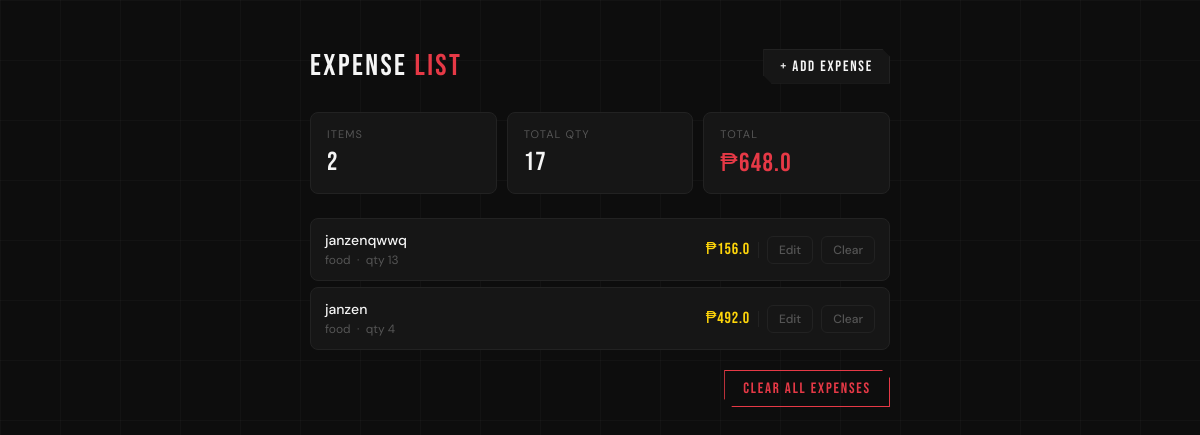
The app's page /list, older data.
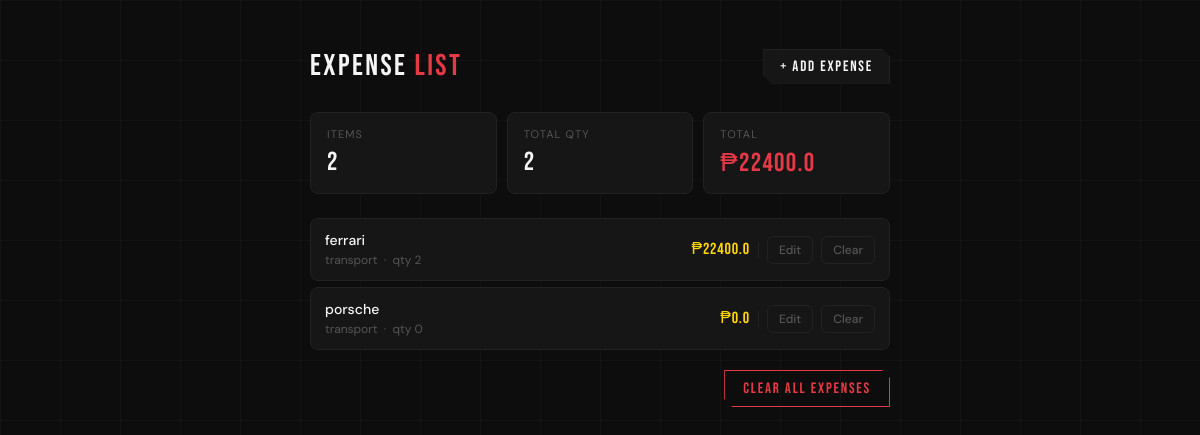
The same page, newer data.
### tables this page shows
CREATE TABLE items (
        item_id TEXT PRIMARY KEY,
        name TEXT,
        brand TEXT,
        ETA TEXT,
        price REAL,
        quantity INTEGER,
        amount REAL
    );

### app.py (the view)
@app.route("/list")
def list_items():
    conn = get_db()
    cursor = conn.cursor()
    cursor.execute("SELECT * FROM items")
    rows = cursor.fetchall()
    conn.close()
    items = [dict(row) for row in rows]
    total = sum(item["amount"] for item in items)
    return render_template("list.html", items=items, total=total)

### app.py (called while the page is built)
def get_db():
    conn = sqlite3.connect("database.db")
    conn.row_factory = sqlite3.Row
    return conn

### templates/list.html (shortened to what this page needs)
<!doctype html>
<html>
  <head>
  </head>
  <body>
    <div class="wrap">
      <div class="top">
        <h1>Expense <span>List</span></h1>
        <a href="/add_items">+ Add Expense</a>
      </div>
      <div class="stats">
        <div class="stat">
          <div class="stat-label">Items</div>
          <div class="stat-value">{{ items | length }}</div>
        </div>
        <div class="stat">
          <div class="stat-label">Total qty</div>
          <div class="stat-value">{{ items | sum(attribute='quantity') }}</div>
        </div>
        <div class="stat">
          <div class="stat-label">Total</div>
          <div class="stat-value">₱{{ total }}</div>
        </div>
      </div>
      <div class="list">
        {% for item in items %}
        <div class="row">
          <div class="row-left">
            <span class="row-name">{{ item.name }}</span>
            <span class="row-meta"
              >{{ item.brand }} &nbsp;·&nbsp; qty {{ item.quantity }}</span
            >
          </div>
          <div class="row-right">
            <span class="row-amount">₱{{ item.amount }}</span>
            <form action="/edit/{{ item['item_id'] }}">
              <button type="submit" class="btn-action">Edit</button>
            </form>
            <form action="/delete/{{ item['item_id'] }}" method="POST">
              <button type="submit" class="btn-action danger">Clear</button>
            </form>
          </div>
        </div>
        {% endfor %}
      </div>
      <div class="footer">
        <form action="/clear" method="POST">
          <button type="submit" class="btn-clear-all">
            Clear All Expenses
          </button>
        </form>
      </div>
    </div>
  </body>
</html>

### templates/list.html (style rules this page uses)
:root { --red: #e63946; --dark: #0d0d0d; --card: #161616; --muted: #555555; --white: #f5f5f5; --accent: #ffd60a; --border: #222222; --hover: #1e1e1e; }
* { box-sizing: border-box; margin: 0; padding: 0; }
body { font-family: "DM Sans", sans-serif; background: var(--dark); background-image: linear-gradient(rgba(255, 255, 255, 0.025) 1px, transparent 1px), linear-gradient( 90deg, rgba(255, 255, 255, 0.025) 1px, transparent 1px ); background-size: 60px 60px; padding: 3rem 1rem; color: var(--white); }
.wrap { max-width: 580px; margin: 0 auto; }
.top { display: flex; align-items: center; justify-content: space-between; margin-bottom: 1.75rem; }
.top h1 { font-family: "Bebas Neue", sans-serif; font-size: 30px; font-weight: 400; letter-spacing: 0.08em; color: var(--white); }
.top h1 span { color: var(--red); }
.top a { font-family: "Bebas Neue", sans-serif; font-size: 15px; letter-spacing: 0.12em; color: var(--white); text-decoration: none; border: 1px solid var(--border); border-radius: 0; padding: 7px 16px; background: var(--card); clip-path: polygon( 0 0, calc(100% - 8px) 0, 100% 8px, 100% 100%, 8px 100%, 0 calc(100% - 8px) ); transition: background 0.2s ease, color 0.2s ease; }
.stats { display: grid; grid-template-columns: repeat(3, 1fr); gap: 10px; margin-bottom: 1.5rem; }
.stat { background: var(--card); border: 1px solid var(--border); border-radius: 8px; padding: 14px 16px; transition: border-color 0.2s ease; }
.stat-label { font-size: 11px; color: var(--muted); letter-spacing: 0.1em; text-transform: uppercase; margin-bottom: 6px; }
.stat-value { font-family: "Bebas Neue", sans-serif; font-size: 26px; font-weight: 400; letter-spacing: 0.05em; color: var(--white); }
.stat:last-child .stat-value { color: var(--red); }
.list { display: flex; flex-direction: column; gap: 6px; }
.row { display: grid; grid-template-columns: 1fr auto; align-items: center; gap: 12px; background: var(--card); border: 1px solid var(--border); border-radius: 8px; padding: 12px 14px; transition: border-color 0.2s ease; }
.row-left { display: flex; flex-direction: column; gap: 3px; }
.row-name { font-size: 14px; font-weight: 500; color: var(--white); }
.row-meta { font-size: 12px; color: var(--muted); }
.row-right { display: flex; align-items: center; gap: 8px; }
.row-amount { font-family: "Bebas Neue", sans-serif; font-size: 16px; letter-spacing: 0.05em; color: var(--accent); min-width: 64px; text-align: right; }
.btn-action { font-family: "DM Sans", sans-serif; font-size: 12px; font-weight: 500; padding: 5px 11px; border-radius: 6px; border: 1px solid var(--border); background: transparent; color: var(--muted); cursor: pointer; white-space: nowrap; transition: background 0.2s ease, color 0.2s ease, border-color 0.2s ease; }
.footer { display: flex; justify-content: flex-end; margin-top: 1.25rem; }
.btn-clear-all { font-family: "Bebas Neue", sans-serif; font-size: 15px; letter-spacing: 0.12em; padding: 8px 18px; border: 1px solid var(--red); border-radius: 0; clip-path: polygon( 0 0, calc(100% - 8px) 0, 100% 8px, 100% 100%, 8px 100%, 0 calc(100% - 8px) ); background: transparent; color: var(--red); cursor: pointer; transition: background 0.2s ease, color 0.2s ease; }

Row changes from the older to the newer data that the page shows:
removed items: name "janzenqwwq", brand "food", quantity "13", amount "156.0"
removed items: name "janzen", brand "food", quantity "4", amount "492.0"
added items: name "ferrari", brand "transport", quantity "2", amount "22400.0"
added items: name "porsche", brand "transport", quantity "0", amount "0.0"
Text that changed along with them:
{{ items | sum(attribute='quantity') }}: "17" → "2"
{{ total }}: "648.0" → "22400.0"
